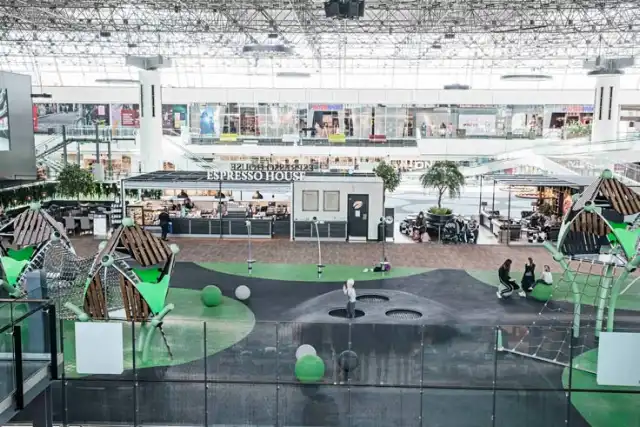
#> input picture ch 11/city2.jpg, 640 x 427 px
$ jupyter execute --allow-errors '01 ws.ipynb'   (text cells are left out)
#> lines starting #> are read from the running program, lines starting #| are printed output that depends on the picture
[cell 1]
import numpy as np
import cv2

cv2.__version__

#> (a cell that did not finish here is left out)

#> (a cell that did not finish here is left out)

#> (a cell that did not finish here is left out)

#> (a cell that did not finish here is left out)

[cell 6]
img = cv2.imread("city2.jpg")
#> img is the input picture: shape (427, 640, 3); mean B, G, R 150.1, 151.2, 142

img = cv2.resize(img, None, fx=0.9, fy=0.9)
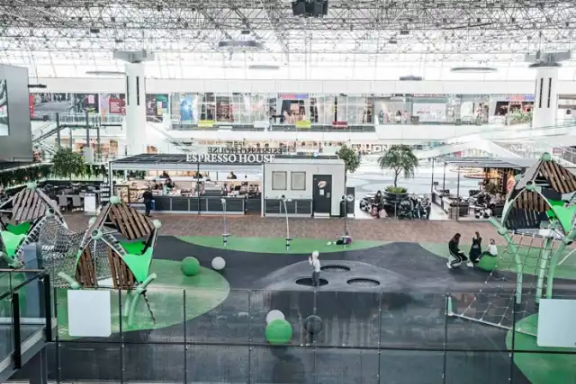
#> img: shape (384, 576, 3); mean B, G, R 150, 151.2, 141.9
height, width, channels = img.shape
#> height = 384; width = 576; channels = 3
img.shape
#> Out = (384, 576, 3)

[cell 7]
import time
start = time.time()

img_size = (320, 320)

blob = cv2.dnn.blobFromImage(img, 1/255, img_size, (0, 0, 0), True, crop=False)
#> (the rest of this cell did not finish here and is left out)

[cell 8]
class_ids = []
confidences = []
boxes = []
#> (the rest of this cell did not finish here and is left out)

[cell 9]
font = cv2.FONT_HERSHEY_SIMPLEX # font = cv2.FONT_HERSHEY_PLAIN
text_color = (255,255,255)

for i in range(len(boxes)):
    if i in indices:
        x, y, w, h = boxes[i]
        label = str(classes[class_ids[i]])
        conf =  confidences[i]
        label = '{} {:.1f}%'.format(label, conf*100)

        color = colors[i]

        if class_ids[i] == 7:
            color=(115,48,30)
        elif class_ids[i]==1:
            color=(255,0,55)
        elif class_ids[i]==16:
            color=(2,245,55)

        t_size = cv2.getTextSize(label, font, 1 , 1)[0]

        cv2.rectangle(img, (x, y), (x + w, y + h), color, 2)


        c2 = x + int(t_size[0]*0.8), y - int(t_size[1]*1.2)

        cv2.rectangle(img, (x,y-2), c2, color, -1)
        cv2.putText(img, label, (x, y-2), font, 0.7 , text_color, 3)

cv2.imshow("Mywindow", img)
cv2.waitKey(0)
cv2.destroyAllWindows()

[cell 10]
import cv2
import numpy as np

colorGreen = (0,255,0)
img_size = (320, 320)
confThreshold = 0.5
nmsThreshold = 0.4
scale = 0.75

# cap = cv2.VideoCapture(0) #
# cap.set(3, 920) #
# cap.set(4, 520) #

cap = cv2.VideoCapture('vdo.mp4')  #

if (not(cap.isOpened())):
    print("Could not open the Cam/VDO file")

classesFile = 'coco.names'
classNames = []


with open("coco.names", "r") as f:
#> (reads ch 11/coco.names from the repository)
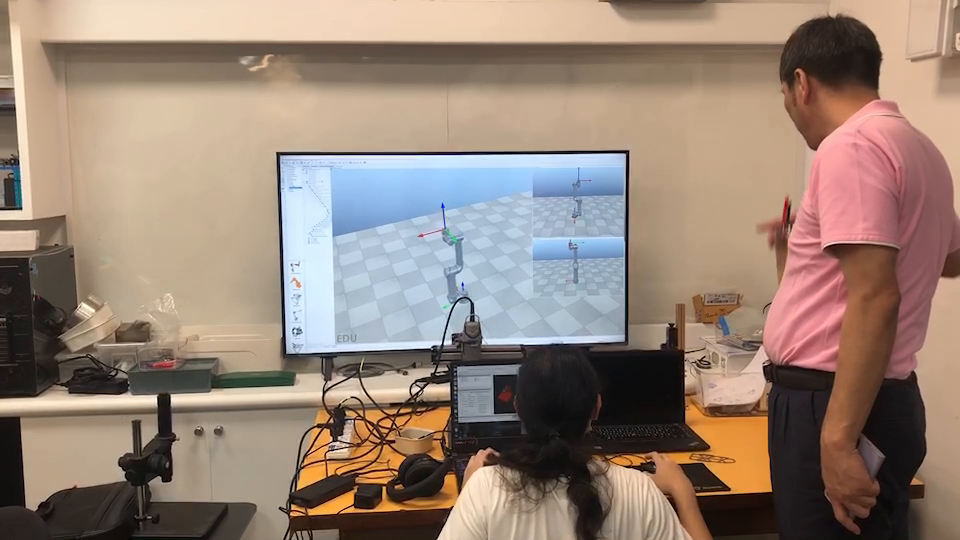
#> input picture frame 44 of ch 11/vdo.mp4, 960 x 540 px, given in place of the camera
#> further down, img is the input picture: shape (540, 960, 3); mean B, G, R 118.4, 131.1, 150.4
    classNames = [line.strip() for line in f.readlines()]


modelConfiguration = 'yolov3.cfg'
modelWeights = 'yolov3.weights'


#> (the rest of this cell did not finish here and is left out)

[cell 11]
cap = cv2.VideoCapture(0)
cap.set(3,640)
cap.set(4,480)

# Main Loop
#> (the rest of this cell did not finish here and is left out)
